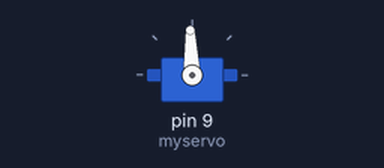
The sketch below on a simulated Arduino Uno, built with avr-gcc and run on an emulated ATmega328P. On the bench: servo. What the sketch prints to the serial monitor is not drawn.

Above: at 0.05 s.
At 0.6 s:
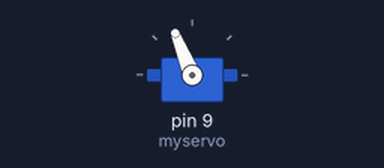
At 1.15 s:
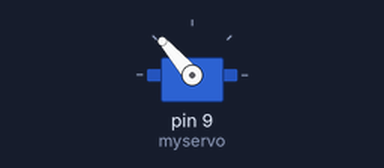
Timing chart, 0 to 3.0 s (numbered marks = the images above):
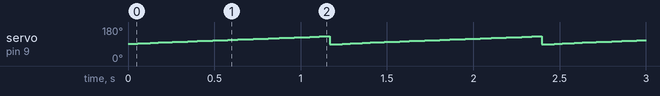

Measured:
- by itself, servo on pin 9 (myservo): ramps from 88° to 131° and jumps back, once every 1.2 s

The sketch:

servo.ino
```cpp
#include<Servo.h>
Servo myservo;

void setup() {
  // put your setup code here, to run once:
  myservo.attach(9);
  Serial.begin(9600);
}

void loop() {
  // put your main code here, to run repeatedly:
  int angle;
  for(int i =500 ; i< 750 ; i++ ){
      int angle=map(i, 0, 1023, 0, 180);
      Serial.println(angle);
      myservo.write(angle);
    }
}
```
